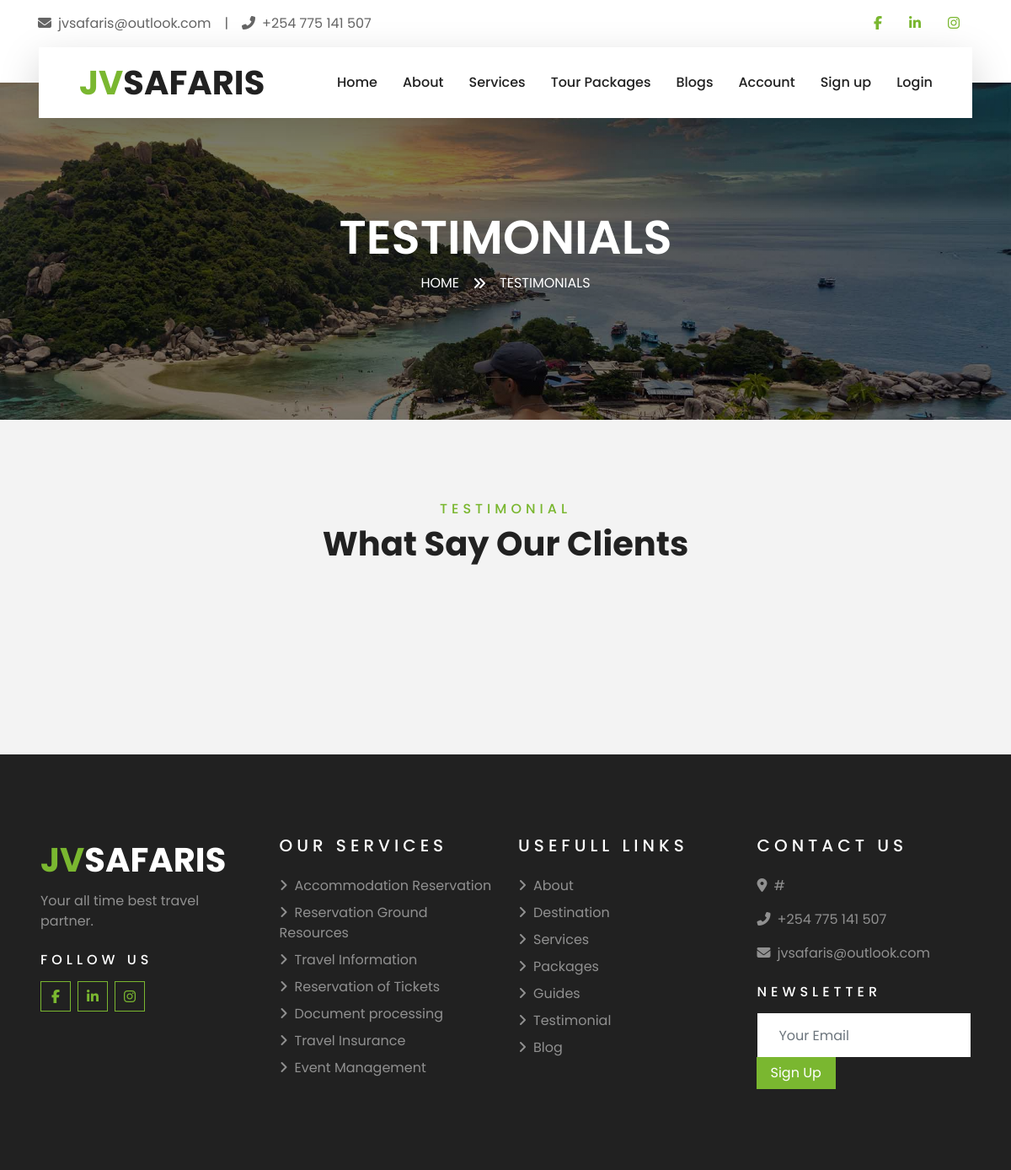
Before: /testimonials/ with the older database file.
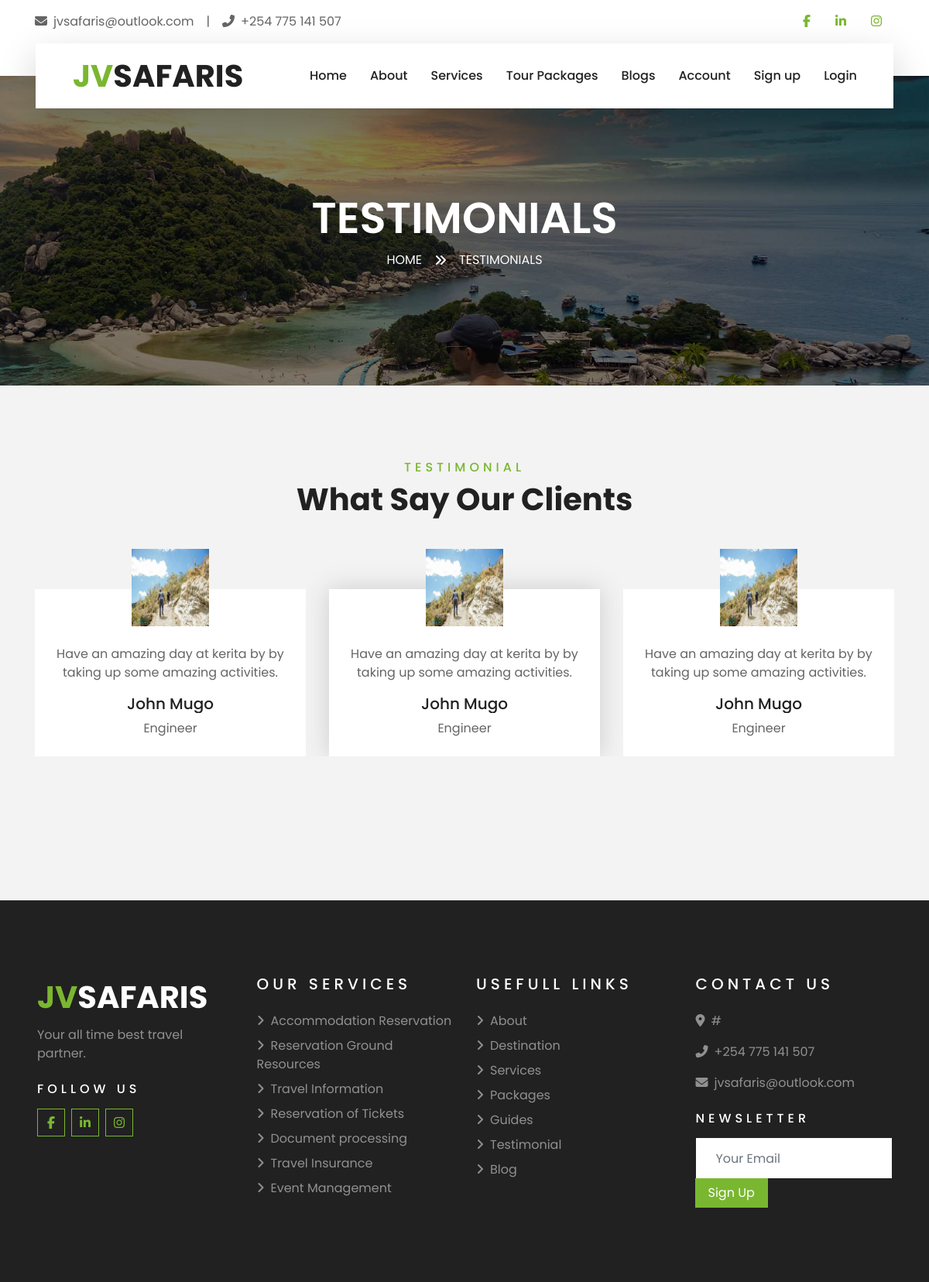
After: the same page with the newer database file.
### JVSafarisMain/models.py (models this page shows, shortened)
class Testimonial(models.Model):
    name = models.CharField(max_length = 255)
    comment = models.CharField(max_length=1200)
    occupation = models.CharField(max_length = 255)
    image = models.ImageField()

### JVSafarisMain/views.py (the view, shortened to what this page needs)
# urls.py: path('testimonials/',views.testimonials,name = 'testimonials'),
def testimonials(request):
    t = Paginator(Testimonial.objects.all(),16)
    testimonial = t.page(1)
    return render(request,'JVSafarisMain/testimonial.html',{
        'testimonials':testimonial
    })

### JVSafarisMain/templates/jvsafarismain/testimonial.html (shortened to what this page needs)
{%extends 'JVSafarisMain/base.html'%}
{%load static%}
{%block pagetitle%}
Testimonials
{%endblock%}
{%block subtitle%}
Testimonials
{%endblock%}
{%block body%}
    <div class="container-fluid py-5">
        <div class="container py-5">
            <div class="text-center mb-3 pb-3">
                <h6 class="text-primary text-uppercase" style="letter-spacing: 5px;">Testimonial</h6>
                <h1>What Say Our Clients</h1>
            </div>
            <div class="owl-carousel testimonial-carousel">
                {%for testimony in testimonials%}
                <div class="text-center">
                    <img class="img-fluid mx-auto" src="{{testimony.image.url}}" style="width: 100px; height: 100px;" >
                    <div class="testimonial-text bg-white p-4 mt-n5">
                        <p class="mt-5">
                            {{testimony.comment}}
                        </p>
                        <h5 class="text-truncate">{{testimony.name}}</h5>
                        <span>{{testimony.occupation}}</span>
                    </div>
                </div>
                {%endfor%}
            </div>
        </div>
    </div>
    {%endblock%}

Changed rows visible on the page:
added Testimonial: image (picture), comment "Have an amazing day at kerita by by taking up some amazing activities.", name "John Mugo", occupation "Engineer"
